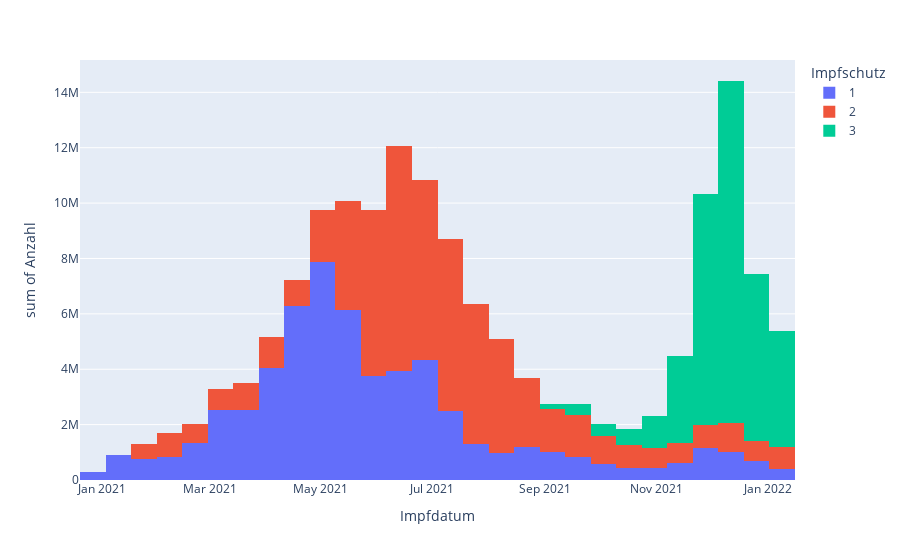

Notebook source saved alongside this figure:
### Markdown cell above
- LandkreisId_Impfort: Identifikationsnummer des Landkreises basierend auf dem Amtlichen Gemeindeschlüssel (AGS). Impfungen des Bundesressorts werden separat ausgewiesen, da die Impfstellen des Bundes ohne exakte Angabe des Impfortes melden.
- Altersgruppe: Altersgruppen der in der Impfgruppe enthaltenen Fälle nach Schema der KBV
- Impfschutz: 1: Unvollständiger Impfschutz, 2: Vollständiger Impfschutz, 3: Aufgefrischter Impfschutz

### Code cell
px.histogram(rki.groupby(['Impfdatum','Impfschutz']).sum().reset_index(),'Impfdatum', 'Anzahl',color='Impfschutz')

### Figure 1 — Plotly figure (JSON) as saved in the notebook; plotly's stock layout.template omitted (floating-point values rounded to 4 significant figures; data arrays with more than 128 entries replaced by an {"elided": "..."} marker saying what was removed)
{"data": [{"alignmentgroup": "True", "bingroup": "x", "histfunc": "sum", "hovertemplate": "Impfschutz=1<br>Impfdatum=%{x}<br>sum of Anzahl=%{y}<extra></extra>", "legendgroup": "1", "marker": {"color": "#636efa", "pattern": {"shape": ""}}, "name": "1", "offsetgroup": "1", "orientation": "v", "showlegend": true, "type": "histogram", "x": {"elided": "381 str values"}, "xaxis": "x", "y": {"elided": "381 int values"}, "yaxis": "y"}, {"alignmentgroup": "True", "bingroup": "x", "histfunc": "sum", "hovertemplate": "Impfschutz=2<br>Impfdatum=%{x}<br>sum of Anzahl=%{y}<extra></extra>", "legendgroup": "2", "marker": {"color": "#EF553B", "pattern": {"shape": ""}}, "name": "2", "offsetgroup": "2", "orientation": "v", "showlegend": true, "type": "histogram", "x": {"elided": "379 str values"}, "xaxis": "x", "y": {"elided": "379 int values"}, "yaxis": "y"}, {"alignmentgroup": "True", "bingroup": "x", "histfunc": "sum", "hovertemplate": "Impfschutz=3<br>Impfdatum=%{x}<br>sum of Anzahl=%{y}<extra></extra>", "legendgroup": "3", "marker": {"color": "#00cc96", "pattern": {"shape": ""}}, "name": "3", "offsetgroup": "3", "orientation": "v", "showlegend": true, "type": "histogram", "x": {"elided": "222 str values"}, "xaxis": "x", "y": {"elided": "222 int values"}, "yaxis": "y"}], "layout": {"barmode": "relative", "legend": {"title": {"text": "Impfschutz"}, "tracegroupgap": 0}, "margin": {"t": 60}, "xaxis": {"anchor": "y", "domain": [0, 1], "title": {"text": "Impfdatum"}}, "yaxis": {"anchor": "x", "domain": [0, 1], "title": {"text": "sum of Anzahl"}}}}
